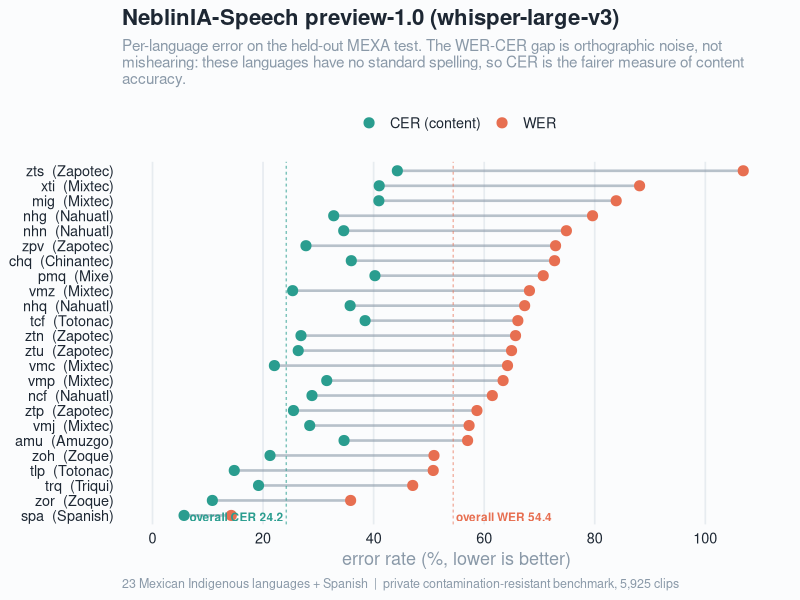
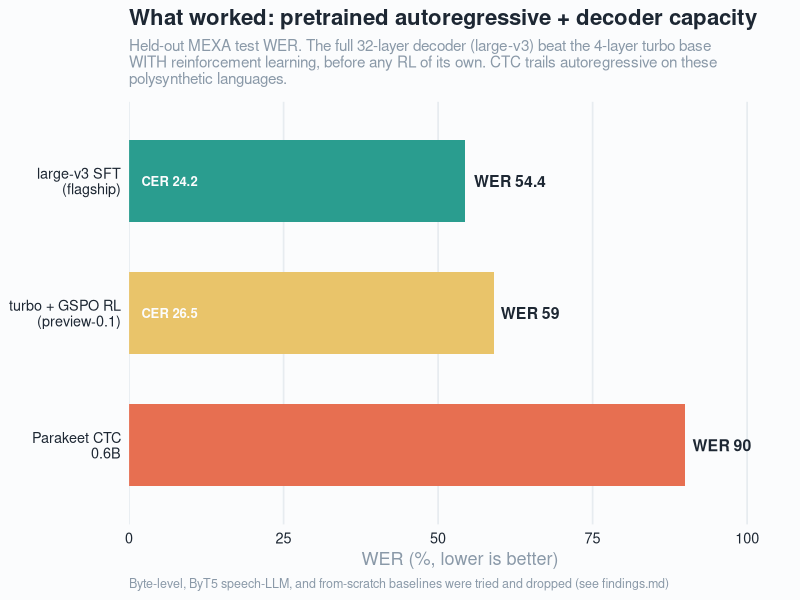

R code for these plots, in order:
# Release figures for the NeblinIA-Speech model card + GitHub.
# Fig A: per-language WER vs CER dumbbell (the gap = orthographic inflation, the honest story).
# Fig B: architecture scoreboard (what worked on the held-out test).
suppressMessages({library(ggplot2); library(dplyr); library(stringr); library(scales)})

# niebla (fog) palette
col_good <- "#2a9d8f"; col_mod <- "#e9c46a"; col_hard <- "#e76f51"
ink <- "#1d2733"; mist <- "#8a99a8"; paper <- "#fbfcfd"

base <- theme_minimal(base_size = 13) +
  theme(plot.background = element_rect(fill = paper, color = NA),
        panel.background = element_rect(fill = paper, color = NA),
        panel.grid.minor = element_blank(),
        panel.grid.major.y = element_blank(),
        panel.grid.major.x = element_line(color = "#e7ecf0"),
        plot.title = element_text(face = "bold", size = 16, color = ink),
        plot.subtitle = element_text(size = 11, color = mist, margin = margin(b = 10)),
        plot.caption = element_text(size = 9, color = mist, hjust = 0),
        axis.text = element_text(color = ink), axis.title = element_text(color = mist),
        legend.position = "top", legend.title = element_blank(),
        legend.text = element_text(color = ink))

# ---------- Fig A: per-language dumbbell ----------
d <- read.csv("report/data/per_language.csv")
d$label <- paste0(d$lang, "  (", d$family, ")")
d$label <- reorder(d$label, d$wer)

figA <- ggplot(d) +
  geom_segment(aes(y = label, yend = label, x = cer, xend = wer),
               color = mist, linewidth = 0.9, alpha = 0.6) +
  geom_point(aes(y = label, x = wer, color = "WER"), size = 3.1) +
  geom_point(aes(y = label, x = cer, color = "CER (content)"), size = 3.1) +
  geom_vline(xintercept = 54.4, linetype = "22", color = col_hard, alpha = 0.5) +
  geom_vline(xintercept = 24.2, linetype = "22", color = col_good, alpha = 0.6) +
  annotate("text", x = 54.4, y = 0.6, label = "overall WER 54.4", hjust = -0.03,
           vjust = 0, size = 3, color = col_hard, fontface = "bold") +
  annotate("text", x = 24.2, y = 0.6, label = "overall CER 24.2", hjust = 1.03,
           vjust = 0, size = 3, color = col_good, fontface = "bold") +
  scale_color_manual(values = c("WER" = col_hard, "CER (content)" = col_good)) +
  scale_x_continuous(limits = c(0, 110), breaks = seq(0, 100, 20)) +
  labs(title = "NeblinIA-Speech preview-1.0 (whisper-large-v3)",
       subtitle = str_wrap("Per-language error on the held-out MEXA test. The WER-CER gap is orthographic noise, not mishearing: these languages have no standard spelling, so CER is the fairer measure of content accuracy.", 95),
       x = "error rate (%, lower is better)", y = NULL,
       caption = "23 Mexican Indigenous languages + Spanish  |  private contamination-resistant benchmark, 5,925 clips") +
  base
ggsave("report/figures/release_per_language.png", figA, width = 9, height = 7.2, dpi = 200)

# ---------- Fig B: architecture scoreboard ----------
sb <- read.csv("report/data/scoreboard.csv")
sb$model <- reorder(sb$model, -sb$wer)
figB <- ggplot(sb, aes(x = model, y = wer, fill = tag)) +
  geom_col(width = 0.62) +
  geom_text(aes(label = paste0("WER ", wer)), hjust = -0.12, size = 4, color = ink, fontface = "bold") +
  geom_text(aes(label = ifelse(is.na(cer), "", paste0("CER ", cer))), y = 2, hjust = 0,
            size = 3.3, color = paper, fontface = "bold") +
  coord_flip() +
  scale_fill_manual(values = c("best" = col_good, "prev" = col_mod, "other" = col_hard), guide = "none") +
  scale_y_continuous(limits = c(0, 105), expand = expansion(mult = c(0, 0.02))) +
  labs(title = "What worked: pretrained autoregressive + decoder capacity",
       subtitle = str_wrap("Held-out MEXA test WER. The full 32-layer decoder (large-v3) beat the 4-layer turbo base WITH reinforcement learning, before any RL of its own. CTC trails autoregressive on these polysynthetic languages.", 95),
       x = NULL, y = "WER (%, lower is better)",
       caption = "Byte-level, ByT5 speech-LLM, and from-scratch baselines were tried and dropped (see findings.md)") +
  base + theme(panel.grid.major.x = element_line(color = "#e7ecf0"),
               panel.grid.major.y = element_blank())
ggsave("report/figures/release_scoreboard.png", figB, width = 9, height = 4.6, dpi = 200)

cat("wrote release_per_language.png + release_scoreboard.png\n")
